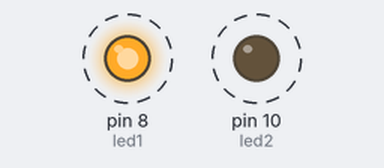
Bench run of a program on a simulated Raspberry Pi (header pin numbers). Parts: output pins drawn as LEDs (lit = HIGH). Dashed ring = blinking.

Above: at 0.5 s.
Timing chart, 0 to 4.6 s (numbered marks = the images above):
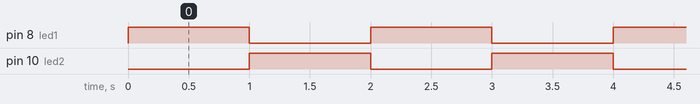

The program:

04_Alternate_02.py
```python
# sudo apt-get install python3-rpi.gpio
import RPi.GPIO as GPIO
from time import sleep

GPIO.setwarnings(False)   # Ignore Warnings
GPIO.setmode(GPIO.BOARD)  # Use Physical Pin Numbering
GPIO.setup(8, GPIO.OUT, initial=GPIO.LOW)
GPIO.setup(10, GPIO.OUT, initial=GPIO.LOW)
counter = 0

while True:
    if counter % 2 == 0:
        led1 = 8
        led2 = 10
    else:
        led1 = 10
        led2 = 8

    GPIO.output(led1, GPIO.HIGH)
    GPIO.output(led2, GPIO.LOW)
    sleep(1)
    counter = counter + 1
```

Measured:
- by itself, pin 8 (led1), pin 10 (led2): alternates HIGH for 1.0 s and LOW for 1.0 s
